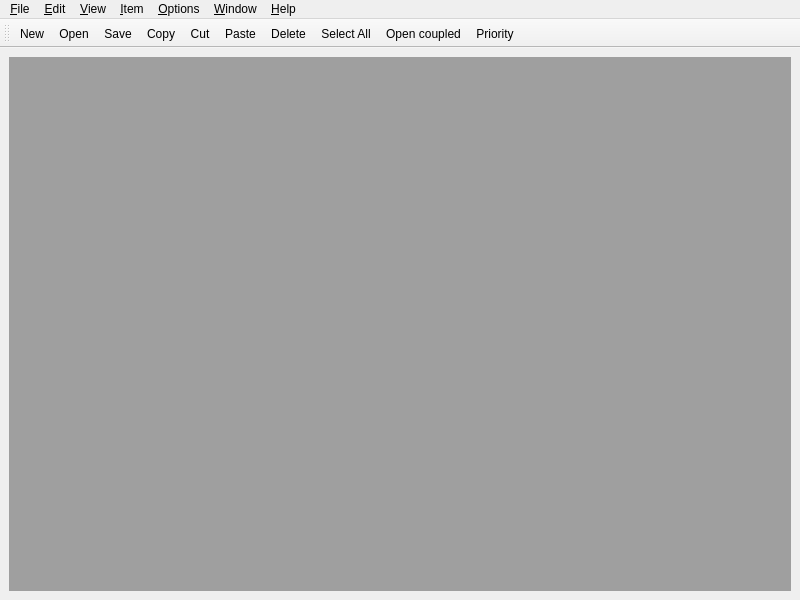
<?xml version="1.0" encoding="UTF-8"?>
<ui version="4.0">
 <class>PowerGui_class</class>
 <widget class="QMainWindow" name="PowerGui_class">
  <property name="geometry">
   <rect>
    <x>0</x>
    <y>0</y>
    <width>800</width>
    <height>600</height>
   </rect>
  </property>
  <property name="windowTitle">
   <string>PowerDEVS</string>
  </property>
  <property name="windowIcon">
   <iconset resource="../pdme.qrc">
    <normaloff>:/images/power.png</normaloff>:/images/power.png</iconset>
  </property>
  <property name="toolButtonStyle">
   <enum>Qt::ToolButtonTextBesideIcon</enum>
  </property>
  <property name="unifiedTitleAndToolBarOnMac">
   <bool>true</bool>
  </property>
  <widget class="QWidget" name="centralwidget">
   <layout class="QHBoxLayout" name="horizontalLayout">
    <item>
     <widget class="QMdiArea" name="mdiArea"/>
    </item>
   </layout>
  </widget>
  <widget class="QMenuBar" name="menubar">
   <property name="geometry">
    <rect>
     <x>0</x>
     <y>0</y>
     <width>800</width>
     <height>23</height>
    </rect>
   </property>
   <widget class="QMenu" name="menuEdit">
    <property name="title">
     <string>&amp;Edit</string>
    </property>
    <addaction name="actionCopy"/>
    <addaction name="actionCut"/>
    <addaction name="actionPaste"/>
    <addaction name="actionSelect_All"/>
    <addaction name="separator"/>
    <addaction name="actionEdit"/>
    <addaction name="actionOpen_2"/>
    <addaction name="actionPriority"/>
    <addaction name="separator"/>
    <addaction name="actionModel"/>
    <addaction name="actionAddanotation"/>
    <addaction name="separator"/>
    <addaction name="actionConverttoCoupled"/>
   </widget>
   <widget class="QMenu" name="menuHelp">
    <property name="title">
     <string>&amp;Help</string>
    </property>
    <addaction name="actionUserGuide"/>
    <addaction name="actionAbout"/>
   </widget>
   <widget class="QMenu" name="menuWindow">
    <property name="title">
     <string>&amp;Window</string>
    </property>
    <addaction name="actionClose"/>
    <addaction name="actionClose_All"/>
    <addaction name="separator"/>
    <addaction name="actionTile"/>
    <addaction name="actionCascade"/>
    <addaction name="separator"/>
    <addaction name="actionPrevious"/>
    <addaction name="actionNext"/>
   </widget>
   <widget class="QMenu" name="menuItem">
    <property name="title">
     <string>&amp;Item</string>
    </property>
    <addaction name="actionDelete"/>
    <addaction name="actionRotate"/>
   </widget>
   <widget class="QMenu" name="menuFile">
    <property name="title">
     <string>&amp;File</string>
    </property>
    <addaction name="actionNew"/>
    <addaction name="actionOpen"/>
    <addaction name="separator"/>
    <addaction name="actionSave"/>
    <addaction name="actionSave_as"/>
    <addaction name="separator"/>
    <addaction name="actionPrint"/>
   </widget>
   <widget class="QMenu" name="menuView">
    <property name="title">
     <string>&amp;View</string>
    </property>
    <addaction name="actionParameters"/>
    <addaction name="actionModel_parameters"/>
   </widget>
   <widget class="QMenu" name="menuOptions">
    <property name="title">
     <string>&amp;Options</string>
    </property>
    <addaction name="actionAdd_Remove_library"/>
    <addaction name="actionSet_path_tool"/>
    <addaction name="actionMenu_setup"/>
   </widget>
   <addaction name="menuFile"/>
   <addaction name="menuEdit"/>
   <addaction name="menuView"/>
   <addaction name="menuItem"/>
   <addaction name="menuOptions"/>
   <addaction name="menuWindow"/>
   <addaction name="menuHelp"/>
  </widget>
  <widget class="QToolBar" name="toolBar">
   <property name="windowTitle">
    <string>toolBar_8</string>
   </property>
   <property name="toolButtonStyle">
    <enum>Qt::ToolButtonIconOnly</enum>
   </property>
   <attribute name="toolBarArea">
    <enum>TopToolBarArea</enum>
   </attribute>
   <attribute name="toolBarBreak">
    <bool>false</bool>
   </attribute>
   <addaction name="actionNew"/>
   <addaction name="actionOpen"/>
   <addaction name="actionSave"/>
   <addaction name="actionCopy"/>
   <addaction name="actionCut"/>
   <addaction name="actionPaste"/>
   <addaction name="actionDelete"/>
   <addaction name="actionSelect_All"/>
   <addaction name="actionOpen_2"/>
   <addaction name="actionPriority"/>
  </widget>
  <action name="actionNew">
   <property name="icon">
    <iconset>
     <normalon>:/images/new.png</normalon>
    </iconset>
   </property>
   <property name="text">
    <string>&amp;New</string>
   </property>
   <property name="shortcut">
    <string>Ctrl+N</string>
   </property>
  </action>
  <action name="actionOpen">
   <property name="icon">
    <iconset>
     <normalon>:/images/open.png</normalon>
    </iconset>
   </property>
   <property name="text">
    <string>&amp;Open</string>
   </property>
   <property name="shortcut">
    <string>Ctrl+O</string>
   </property>
  </action>
  <action name="actionSave">
   <property name="icon">
    <iconset>
     <normalon>:/images/save.png</normalon>
    </iconset>
   </property>
   <property name="text">
    <string>&amp;Save</string>
   </property>
   <property name="shortcut">
    <string>Ctrl+S</string>
   </property>
  </action>
  <action name="actionSave_as">
   <property name="icon">
    <iconset>
     <normalon>:/images/save.png</normalon>
    </iconset>
   </property>
   <property name="text">
    <string>Save &amp;as</string>
   </property>
   <property name="shortcut">
    <string>Ctrl+Shift+S</string>
   </property>
  </action>
  <action name="actionCopy">
   <property name="icon">
    <iconset>
     <normalon>:/images/copy.png</normalon>
    </iconset>
   </property>
   <property name="text">
    <string>&amp;Copy</string>
   </property>
   <property name="shortcut">
    <string>Ctrl+C</string>
   </property>
  </action>
  <action name="actionCut">
   <property name="icon">
    <iconset>
     <normalon>:/images/cut.png</normalon>
    </iconset>
   </property>
   <property name="text">
    <string>C&amp;ut</string>
   </property>
   <property name="shortcut">
    <string>Ctrl+X</string>
   </property>
  </action>
  <action name="actionPaste">
   <property name="icon">
    <iconset>
     <normalon>:/images/paste.png</normalon>
    </iconset>
   </property>
   <property name="text">
    <string>&amp;Paste</string>
   </property>
   <property name="shortcut">
    <string>Ctrl+V</string>
   </property>
  </action>
  <action name="actionSelect_All">
   <property name="icon">
    <iconset>
     <normalon>:/images/select.png</normalon>
    </iconset>
   </property>
   <property name="text">
    <string>Select &amp;All</string>
   </property>
   <property name="shortcut">
    <string>Ctrl+A</string>
   </property>
  </action>
  <action name="actionEdit">
   <property name="text">
    <string>&amp;Edit...</string>
   </property>
  </action>
  <action name="actionOpen_2">
   <property name="icon">
    <iconset>
     <normalon>:/images/coupled.png</normalon>
    </iconset>
   </property>
   <property name="text">
    <string>&amp;Open coupled</string>
   </property>
  </action>
  <action name="actionPriority">
   <property name="icon">
    <iconset resource="../pdme.qrc">
     <normaloff>:/images/priority.png</normaloff>:/images/priority.png</iconset>
   </property>
   <property name="text">
    <string>Priority</string>
   </property>
  </action>
  <action name="actionModel">
   <property name="text">
    <string>Model</string>
   </property>
  </action>
  <action name="actionParameters">
   <property name="text">
    <string>&amp;Parameters</string>
   </property>
  </action>
  <action name="actionModel_parameters">
   <property name="text">
    <string>&amp;Model parameters</string>
   </property>
  </action>
  <action name="actionDelete">
   <property name="icon">
    <iconset resource="../pdme.qrc">
     <normaloff>:/images/delete.png</normaloff>:/images/delete.png</iconset>
   </property>
   <property name="text">
    <string>&amp;Delete</string>
   </property>
   <property name="shortcut">
    <string>Del</string>
   </property>
  </action>
  <action name="actionRotate">
   <property name="icon">
    <iconset resource="../pdme.qrc">
     <normaloff>:/images/rotate.png</normaloff>:/images/rotate.png</iconset>
   </property>
   <property name="text">
    <string>&amp;Rotate</string>
   </property>
   <property name="shortcut">
    <string>Ctrl+R</string>
   </property>
  </action>
  <action name="actionAdd_Remove_library">
   <property name="enabled">
    <bool>true</bool>
   </property>
   <property name="text">
    <string>&amp;Add/Remove library</string>
   </property>
  </action>
  <action name="actionSet_path_tool">
   <property name="enabled">
    <bool>true</bool>
   </property>
   <property name="text">
    <string>&amp;Set Path and Tools</string>
   </property>
   <property name="visible">
    <bool>true</bool>
   </property>
  </action>
  <action name="actionMenu_setup">
   <property name="enabled">
    <bool>true</bool>
   </property>
   <property name="text">
    <string>&amp;Menu setup</string>
   </property>
  </action>
  <action name="actionClose">
   <property name="text">
    <string>&amp;Close</string>
   </property>
  </action>
  <action name="actionClose_All">
   <property name="text">
    <string>Close &amp;All</string>
   </property>
  </action>
  <action name="actionTile">
   <property name="text">
    <string>&amp;Tile</string>
   </property>
  </action>
  <action name="actionCascade">
   <property name="text">
    <string>Ca&amp;scade</string>
   </property>
  </action>
  <action name="actionPrevious">
   <property name="text">
    <string>&amp;Previous</string>
   </property>
  </action>
  <action name="actionAbout">
   <property name="text">
    <string>&amp;About</string>
   </property>
  </action>
  <action name="actionNext">
   <property name="text">
    <string>&amp;Next</string>
   </property>
  </action>
  <action name="actionPrint">
   <property name="text">
    <string>Print...</string>
   </property>
  </action>
  <action name="actionSet_path_and_tools">
   <property name="text">
    <string>&amp;Set path and tools</string>
   </property>
  </action>
  <action name="actionUserGuide">
   <property name="text">
    <string>User Guide</string>
   </property>
  </action>
  <action name="actionAddanotation">
   <property name="text">
    <string>Add annotation</string>
   </property>
  </action>
  <action name="actionConverttoCoupled">
   <property name="text">
    <string>Convert to Coupled</string>
   </property>
   <property name="visible">
    <bool>false</bool>
   </property>
  </action>
 </widget>
 <resources>
  <include location="../pdme.qrc"/>
 </resources>
 <connections/>
</ui>
